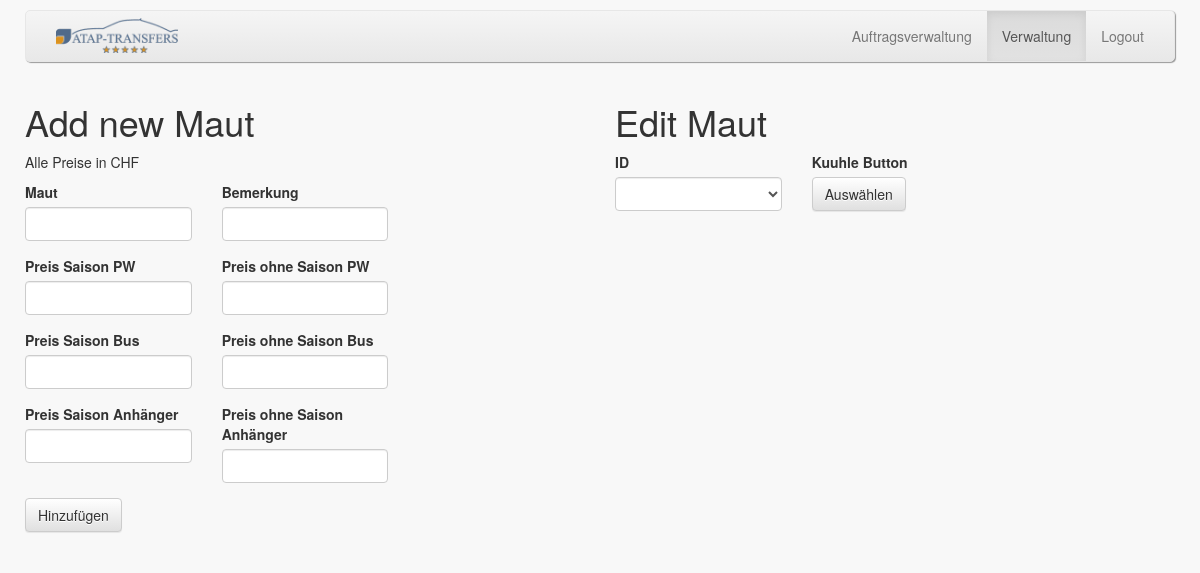
The app's page /sites/managementSites/maut.php (signed in), older data.
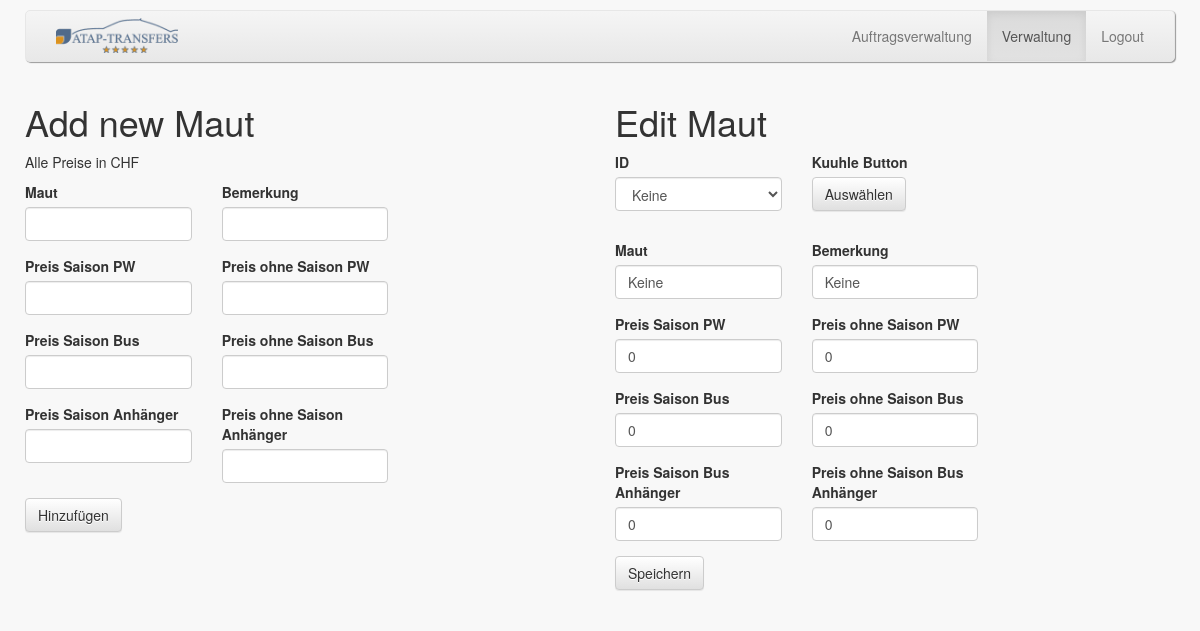
The same page, newer data.
### tables this page shows
CREATE TABLE maut (
  maut_id INTEGER NOT NULL AUTO_INCREMENT,
  maut_strecke VARCHAR(100) NOT NULL,
  maut_preis_saison_pw FLOAT NOT NULL,
  maut_preis_ohne_saison_pw FLOAT NOT NULL,
  maut_preis_saison_bus FLOAT NOT NULL,
  maut_preis_ohne_saison_bus FLOAT NOT NULL,
  maut_preis_saison_bus_anhaenger FLOAT NOT NULL,
  maut_preis_ohne_saison_bus_anhaenger FLOAT NOT NULL,
  maut_bemerkung VARCHAR(100),
  PRIMARY KEY (maut_id)
);

### sites/managementSites/maut.php (the view, shortened to what this page needs)
<?php
include_once ("../../includes/connection/db_connection.php");
?>
<html>
<head>
    <link rel="stylesheet"
          href="https://maxcdn.bootstrapcdn.com/bootstrap/3.3.7/css/bootstrap.min.css"
>
    <link rel="stylesheet"
          href="https://maxcdn.bootstrapcdn.com/bootstrap/3.3.7/css/bootstrap-theme.min.css"
>
    <link rel="stylesheet" type="text/css" href="../../stylesheet/taskView.css">
</head>
<body>
<div id="pageContainer">
    <div class="container">
        <div class="nav-top">
            <nav class="navbar navbar-default">
                <div class="container-fluid">
                    <div class="collapse navbar-collapse" id="bs-example-navbar-collapse-1">
                        <a href="../../adminOverview.php"><img src="../../img/atap-logo.png"
                                                               class="img-nav img-responsive"
                                                               id="imgLogo"></a>
                        <ul class="nav navbar-nav navbar-right">
                            <li><a href="../../adminOverview.php">Auftragsverwaltung</a></li>
                            <li class="active"><a href="../../managment.php">Verwaltung</a></li>
                            <li><a href="../../logout.php">Logout</a></li>
                        </ul>
                    </div>
                </div>
            </nav>
        </div>
        <div class="pageContent row">
            <div class="col-md-6">
                <h1>Add new Maut</h1>
                <p>Alle Preise in CHF</p>
                <form method="post" action="<?php echo $_SERVER['PHP_SELF']; ?>">
                    <div class="row">
                        <div class="form-group col-sm-4 col-md-4 col-lg-4">
                            <label for="maut_strecke">Maut</label><br>
                            <input type="text" class="form-control" name="maut_strecke">
                        </div>
                        <div class="form-group col-sm-4 col-md-4 col-lg-4">
                            <label for="bemerkung">Bemerkung</label><br>
                            <input type="text" class="form-control" name="bemerkung">
                        </div>
                    </div>
                    <div class="row">
                        <div class="form-group col-sm-4 col-md-4 col-lg-4">
                            <label for="preis_saison_pw">Preis Saison PW</label><br>
                            <input type="number" step="0.05" class="form-control" name="preis_saison_pw">
                        </div>
                        <div class="form-group col-sm-4 col-md-4 col-lg-4">
                            <label for="preise_ohne_saison_pw">Preis ohne Saison PW</label><br>
                            <input type="number" step="0.05" class="form-control" name="preise_ohne_saison_pw">
                        </div>
                    </div>
                    <div class="row">
                        <div class="form-group col-sm-4 col-md-4 col-lg-4">
                            <label for="preis_saison_bus">Preis Saison Bus</label><br>
                            <input type="number" step="0.05" class="form-control" name="preis_saison_bus">
                        </div>
                        <div class="form-group col-sm-4 col-md-4 col-lg-4">
                            <label for="preis_ohne_saison_bus">Preis ohne Saison Bus</label><br>
                            <input type="number" step="0.05" class="form-control" name="preis_ohne_saison_bus">
                        </div>
                    </div>
                    <div class="row">
                        <div class="form-group col-sm-4 col-md-4 col-lg-4">
                            <label for="preis_saison_anhaenger">Preis Saison Anhänger</label><br>
                            <input type="number" step="0.05" class="form-control" name="preis_saison_anhaenger">
                        </div>
                        <div class="form-group col-sm-4 col-md-4 col-lg-4">
                            <label for="preis_ohne_saison_anhaenger">Preis ohne Saison Anhänger</label><br>
                            <input type="number" step="0.05" class="form-control" name="preis_ohne_saison_anhaenger">
                        </div>
                    </div>
                    <button name="saveNewMaut" class="btn btn-default" type="submit" value="saveNewMaut">Hinzufügen
                    </button>
                </form>
            </div>
            <?php
            $getMautId = "SELECT maut_id, maut_strecke FROM maut";
            $getMautIdResult = mysqli_query($connection, $getMautId) or die (mysqli_error($connection));
            ?>
            <div class="col-md-6">
                <h1>Edit Maut</h1>
                <?php
                $maut_ID = 1;
                ?>
                <form method="post" action=" <?php echo $_SERVER['PHP_SELF']; ?> ">
                    <div class="row">
                        <div class="form-group col-sm-4 col-md-4 col-lg-4">
                            <label for="maut_id">ID</label><br>
                            <select class="form-control" name="maut_id">
                                <?php
                                while ($row = mysqli_fetch_array($getMautIdResult)) {
                                    echo "<option value=" . $row['maut_id'] . ">" . $row['maut_strecke'] . "</option>";
                                }
                                ?>
                            </select>
                        </div>
                        <div id="confirmCountryButton" class="form-group col-sm-4 col-md-4 col-lg-4">
                            <label for="confirmMautButton"> Kuuhle Button</label><br>
                            <button name="confirmMautButton" class="btn btn-default" type="submit" value="saveMautID">
                                Auswählen
                            </button>
                        </div>
                    </div>
                </form>
                <?php
                $getCountryAndShort = "SELECT maut_strecke, maut_preis_saison_pw, maut_preis_ohne_saison_pw, maut_preis_saison_bus,
                    maut_preis_ohne_saison_bus, maut_preis_saison_bus_anhaenger, maut_preis_ohne_saison_bus_anhaenger, maut_bemerkung FROM maut WHERE maut_id = $maut_ID";
                $getCountryAndShortResult = mysqli_query($connection, $getCountryAndShort) or die (mysqli_error($connection));
                while ($row = mysqli_fetch_array($getCountryAndShortResult)) {
                    ?>
                    <form method="post" action="<?php echo $_SERVER['PHP_SELF']; ?>">
                        <div class="row">
                            <div class="form-group col-sm-4 col-md-4 col-lg-4">
                                <label for="maut_strecke">Maut</label><br>
                                <input type="text" value="<?php echo $row['maut_strecke']; ?>" class="form-control"
                                       name="maut_strecke">
                            </div>
                            <div class="form-group col-sm-4 col-md-4 col-lg-4">
                                <label for="bemerkung">Bemerkung</label><br>
                                <input type="text" value="<?php echo $row['maut_bemerkung']; ?>" class="form-control"
                                       name="bemerkung">
                            </div>
                        </div>
                        <div class="row">
                            <div class="form-group col-sm-4 col-md-4 col-lg-4">
                                <label for="preis_saison_pw">Preis Saison PW</label><br>
                                <input type="number" step="0.05" value="<?php echo $row['maut_preis_saison_pw']; ?>" class="form-control" name="preis_saison_pw">
                            </div>
                            <div class="form-group col-sm-4 col-md-4 col-lg-4">
                                <label for="preise_ohne_saison_pw">Preis ohne Saison PW</label><br>
                                <input type="number" step="0.05" value="<?php echo $row['maut_preis_ohne_saison_pw']; ?>" class="form-control" name="preise_ohne_saison_pw">
                            </div>
                        </div>
                        <div class="row">
                            <div class="form-group col-sm-4 col-md-4 col-lg-4">
                                <label for="preis_saison_bus">Preis Saison Bus</label><br>
                                <input type="number" step="0.05" value="<?php echo $row['maut_preis_saison_bus']; ?>" class="form-control" name="preis_saison_bus">
                            </div>
                            <div class="form-group col-sm-4 col-md-4 col-lg-4">
                                <label for="preis_ohne_saison_bus">Preis ohne Saison Bus</label><br>
                                <input type="number" step="0.05" value="<?php echo $row['maut_preis_ohne_saison_bus']; ?>" class="form-control" name="preis_ohne_saison_bus">
                            </div>
                        </div>
                        <div class="row">
                            <div class="form-group col-sm-4 col-md-4 col-lg-4">
                                <label for="preis_saison_anhaenger">Preis Saison Bus Anhänger</label><br>
                                <input type="number" step="0.05" value="<?php echo $row['maut_preis_saison_bus_anhaenger']; ?>" class="form-control" name="preis_saison_anhaenger">
                            </div>
                            <div class="form-group col-sm-4 col-md-4 col-lg-4">
                                <label for="preis_ohne_saison_anhaenger">Preis ohne Saison Bus Anhänger</label><br>
                                <input type="number" step="0.05" value="<?php echo $row['maut_preis_ohne_saison_bus_anhaenger']; ?>" class="form-control"
                                       name="preis_ohne_saison_anhaenger">
                            </div>
                        </div>
                        <div id="saveEditsButton">
                            <button name="saveCountryEdits" class="btn btn-default" type="submit" value="saveEdits">
                                Speichern
                            </button>
                        </div
                    </form>
                    <?php
                }
                ?>
            </div>
        </div>
    </div>
</div>
</body>
</html>

### stylesheet/taskView.css (style rules this page uses)
#pageContainer { margin: 10px ; }
html { position: relative; min-height: 100%; }
body { margin-bottom: 60px; }
.container { width: auto; padding: 0 15px; }
#imgLogo { width: auto; text-align: center; margin-top: 7px; }
.navbar { background-image: linear-gradient(to bottom,#f5f5f5 0,#e8e8e8 100%); border-radius: 5px; box-shadow: 1px 1px 1px #999; }
a { font-size: 14px; }
img.img-nav.img-responsive { height: 35px; margin-right: 0; display: inline-block; }
@media (min-width: 768px) { img#imgLogo { display: inline; } }
body, #pageContainer { background-color: #f8f8f8; }

Row changes from the older to the newer data that the page shows:
added maut: maut_strecke "Keine", bemerkung "Keine", preis_saison_pw "0", preise_ohne_saison_pw "0", preis_saison_bus "0", preis_ohne_saison_bus "0", preis_saison_anhaenger "0", preis_ohne_saison_anhaenger "0"
Text that changed along with them:
form field maut_id: (not shown) → "Keine"
